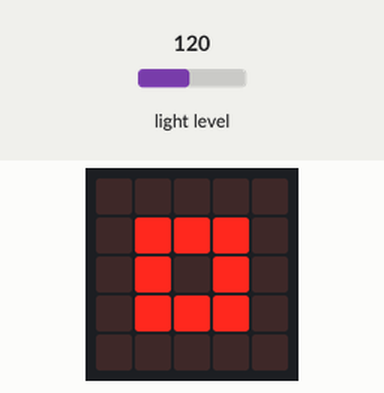
Recording of a program running on a simulated BBC micro:bit (MakeCode). Parts: the board's 5×5 LED display. The test bench sets the inputs (shaded band); at power-on: light level 120. Random numbers come from a fixed seed.

Above: at 1.2 s.
1.3 s: light level set to 32
3.0 s: light level set to 28
At 4.3 s:
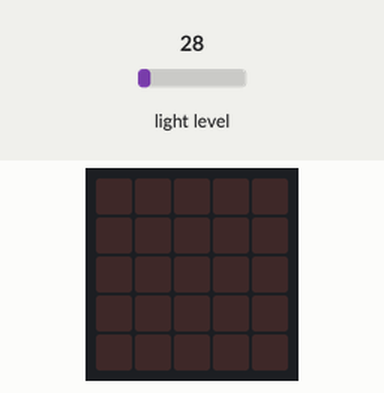
4.6 s: light level set to 64
At 5.8 s:
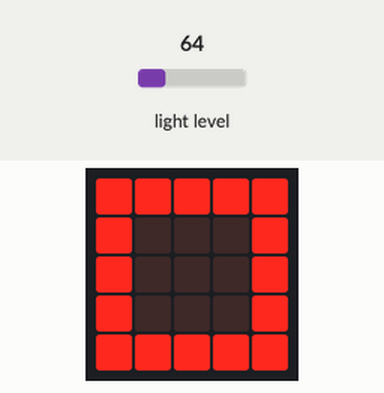
6.1 s: light level set to 5
At 7.3 s:
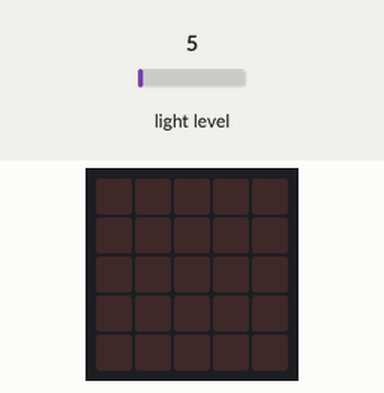
7.9 s: light level set to 128
At 8.5 s:
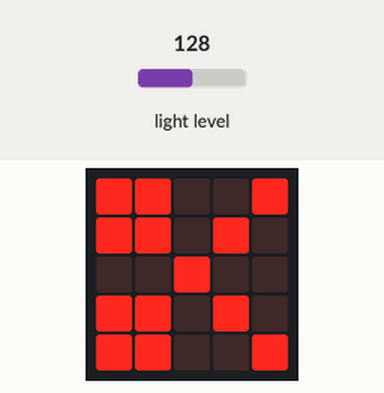
9.4 s: light level set to 27
At 10.8 s:
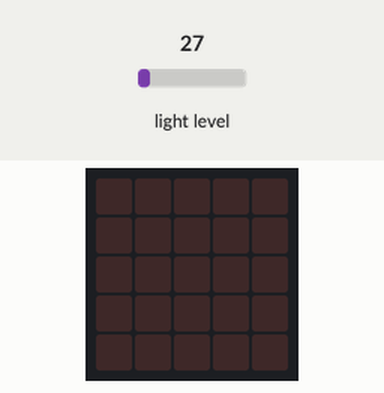
Timing chart, 0 to 12.2 s (numbered marks = the images above; inputs shaded):
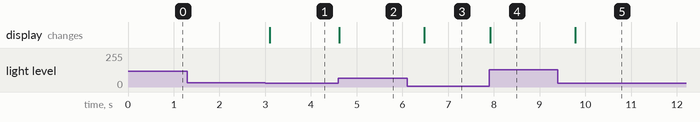

Measured:
- the behaviour switches between 31 and 30 on light level (found by bisection; images 0 and 1)
- after the input at 1.3 s, every drawn part: stays the same
- after the input at 3.0 s, the display: changes after 0.10 s (image 1)
- after the input at 4.6 s, the display: changes at once (image 2)
- after the input at 6.1 s, the display: changes after 0.38 s (image 3)
- after the input at 7.9 s, the display: changes at once (image 4)
- after the input at 9.4 s, the display: changes after 0.38 s (image 5)

The program:

main.ts
```typescript
let _1 = 0
basic.forever(function () {
    if (input.lightLevel() > 30) {
        if (_1 == 1) {
            basic.showIcon(IconNames.Scissors)
        } else if (_1 == 2) {
            basic.showIcon(IconNames.Square)
        } else {
            basic.showIcon(IconNames.SmallSquare)
        }
    } else {
        basic.clearScreen()
        _1 = randint(1, 3)
    }
})
```

test.ts
```typescript
// 在這裡測試；當此封包作為擴充功能時，將不會編譯此內容。
```
